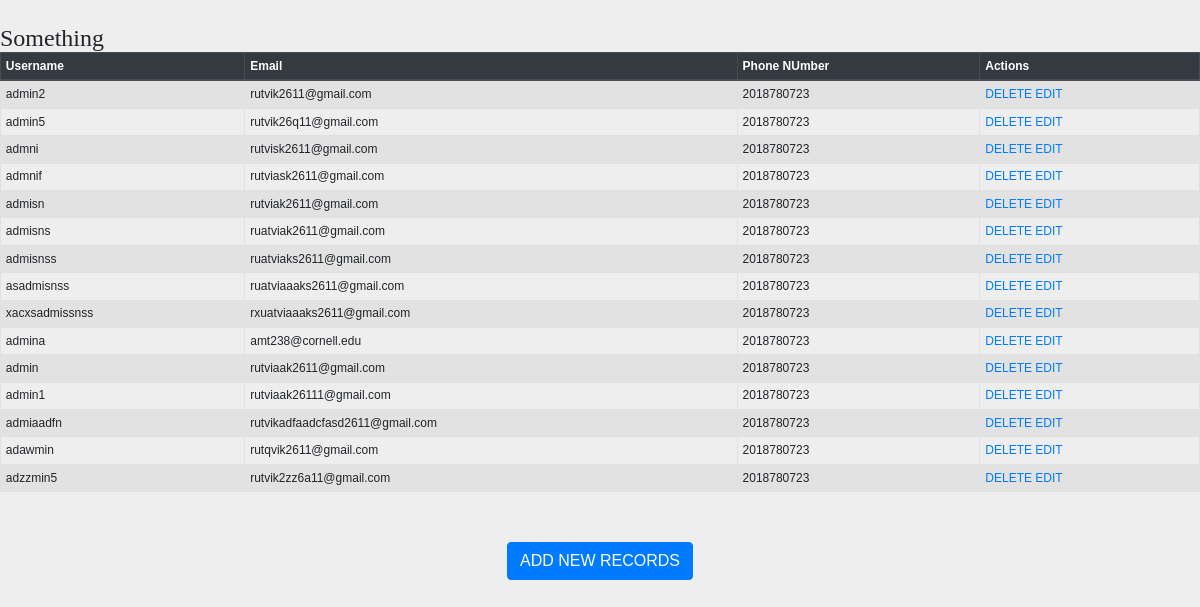
The app's page /blog/show with its own data.
### BLOG/models.py (models this page shows, shortened)
class Regsistration(models.Model):
    phone_regex = RegexValidator(regex=r'^\+?1?\d{9,15}$', message="Phone number must be entered in the format: '+999999999'. Up to 15 digits allowed.")
    username = models.CharField(max_length=40,unique=True)
    password = models.CharField(max_length=40)
    email =models.EmailField(unique = True)
    phone_number = models.CharField(validators=[phone_regex], max_length=17, blank=True)

### BLOG/views.py (the view)
# urls.py: path('blog/show',views.Show)
def Show(request):
    pass_obj = Regsistration.objects.all()
    return render(request,"BLOG/show.html",{"employees":pass_obj})

### Templates/BLOG/show.html (shortened to what this page needs)
<!DOCTYPE html>
<html lang="en">
<head>
     {% load staticfiles %}
     <link rel="stylesheet" href="https://maxcdn.bootstrapcdn.com/bootstrap/4.3.1/css/bootstrap.min.css">
    <link rel="stylesheet" href="{% static 'CSS/style.css' %}"/>
</head>
<body>
<table class="table table-striped table-bordered table-sm">
    <thead class="thead-dark">
    <tr>
        <th>Username</th>
        <th>Email</th>
        <th>Phone NUmber</th>
        <th>Actions</th>
    </tr>
    </thead>
    <tbody>
            <h1>Something</h1>
{% for employee in employees %}
    <tr>
        <td>{{ employee.username }}</td>
        <td>{{ employee.email }}</td>
        <td>{{ employee.phone_number }}</td>
        <td>
            <a href="/delete/{{ employee.id }}">DELETE</a>
            <a href="/edit/{{ employee.id }}">EDIT</a>
        </td>
    </tr>
{% endfor %}
    </tbody>
</table>
<br>
<br>
<center><a href="../blog/" class="btn btn-primary">ADD NEW RECORDS</a></center>
</body>
</html>

### Static/CSS/style.css (style rules this page uses)
body { font:12px/1.4 Verdana,Arial; background:#eee; height:100%; margin:25px 0; padding:0 }
h1 { font:24px Georgia,Verdana; margin:0 }

### records on screen
Regsistration: username "admin2", email "rutvik2611@gmail.com", phone_number "2018780723"
Regsistration: username "admin5", email "rutvik26q11@gmail.com", phone_number "2018780723"
Regsistration: username "admni", email "rutvisk2611@gmail.com", phone_number "2018780723"
Regsistration: username "admnif", email "rutviask2611@gmail.com", phone_number "2018780723"
Regsistration: username "admisn", email "rutviak2611@gmail.com", phone_number "2018780723"
Regsistration: username "admisns", email "ruatviak2611@gmail.com", phone_number "2018780723"
Regsistration: username "admisnss", email "ruatviaks2611@gmail.com", phone_number "2018780723"
Regsistration: username "asadmisnss", email "ruatviaaaks2611@gmail.com", phone_number "2018780723"
Regsistration: username "xacxsadmissnss", email "rxuatviaaaks2611@gmail.com", phone_number "2018780723"
Regsistration: username "admina", email "amt238@cornell.edu", phone_number "2018780723"
Regsistration: username "admin", email "rutviaak2611@gmail.com", phone_number "2018780723"
Regsistration: username "admin1", email "rutviaak26111@gmail.com", phone_number "2018780723"
Regsistration: username "admiaadfn", email "rutvikadfaadcfasd2611@gmail.com", phone_number "2018780723"
Regsistration: username "adawmin", email "rutqvik2611@gmail.com", phone_number "2018780723"
Regsistration: username "adzzmin5", email "rutvik2zz6a11@gmail.com", phone_number "2018780723"
